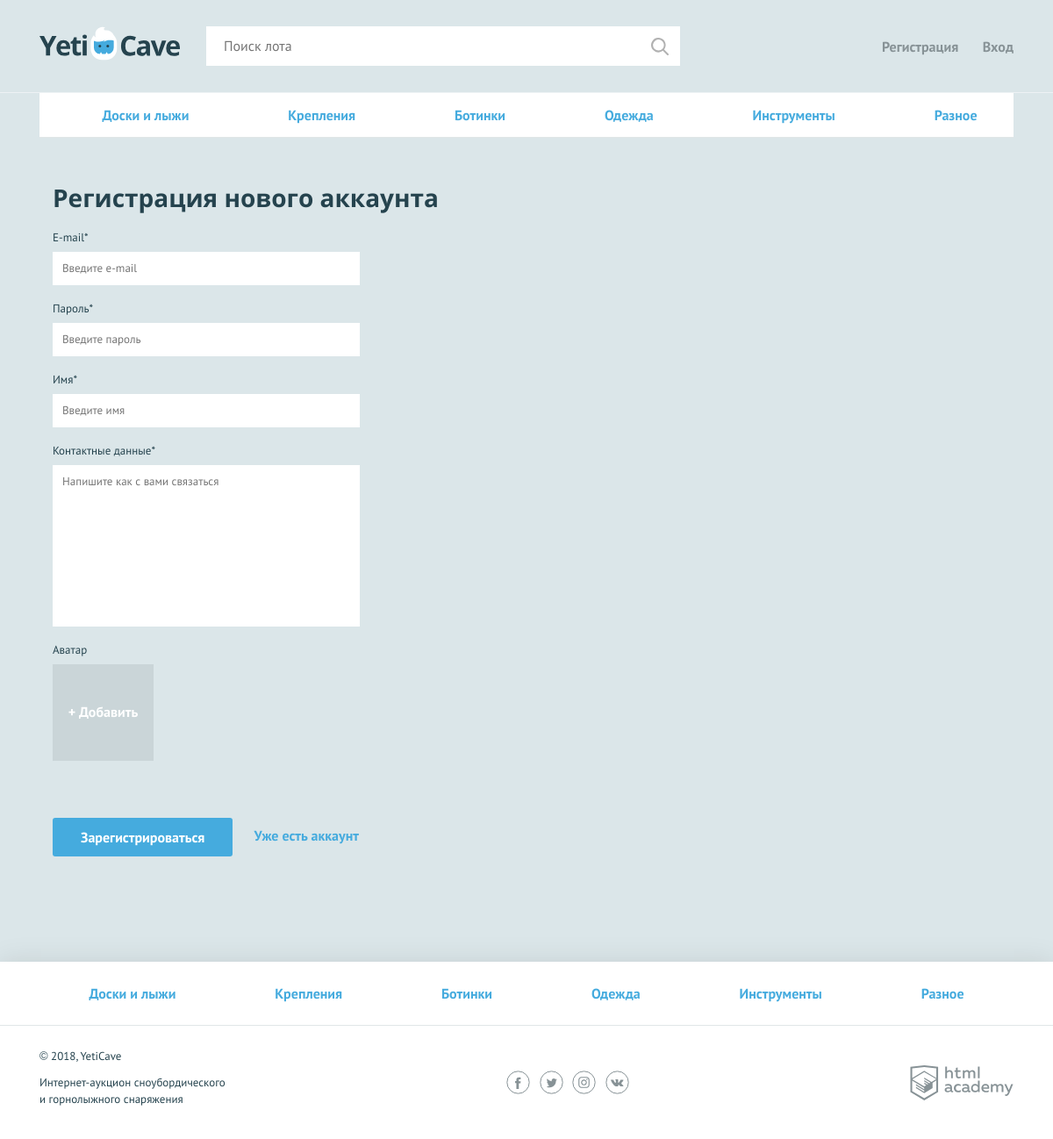
/sign-up.php, run on the app's committed database.
### tables this page shows
CREATE TABLE Categories (
  Id INT PRIMARY KEY AUTO_INCREMENT,
  Name VARCHAR(50)
);

### functions.php (called while the page is built, shortened)
<?php
    function renderTemplate($templateFile, $args){
        $content = '';
        $content = require($templateFile);
        $content = ob_get_clean();
        return $content;
    }
?>

### data-api.php (called while the page is built, shortened)
<?php
require_once './configdb.php';
try {
    $connection = mysqli_connect($mysql_host, $mysql_login, $mysql_password, $mysql_db);
} catch (Exception $e) {
    $mysqli_error = mysqli_connect_error();
}
function getCategories(){
    global $connection, $mysqli_error;
    try {
        $sql = 'SELECT Id as id, Name as name
                FROM Categories
                ORDER BY Id';
        $result = mysqli_query($connection, $sql);
        $categories = mysqli_fetch_all($result, MYSQLI_ASSOC);
        return $categories;
    } catch (Exception $e) {
        $mysqli_error = mysqli_error($connection);
    }
}

### templates/layout.php (the view, shortened to what this page needs)
<!DOCTYPE html>
<html lang="ru">
<head>
    <link href="css/normalize.min.css" rel="stylesheet">
    <link href="css/style.css" rel="stylesheet">
</head>
<body>
<header class="main-header">
    <div class="main-header__container container">
        <a class="main-header__logo" href="index.php">
            <img src="img/logo.svg" width="160" height="39" alt="Логотип компании YetiCave">
        </a>
        <form class="main-header__search" method="get" action="https://echo.htmlacademy.ru">
            <input type="search" name="search" placeholder="Поиск лота">
            <input class="main-header__search-btn" type="submit" name="find" value="Найти">
        </form>
        <nav class="user-menu">
        <?php if( $is_auth ): ?>
            <ul class="user-menu__list">
                <li class="user-menu__item">
                    <div class="user-menu__image">
                        <img src="<?= $user_avatar?>" width="40" height="40" alt="user">
                    </div>
                    <div class="user-menu__logged">
                        <p><?=$user_name?></p>
                    </div>
                </li>
                <li class="user-menu__item"><a href="logout.php">Выход</a></li>
            </ul>
        <?php else:?>
            <ul class="user-menu__list">
                <li class="user-menu__item"><a href="sign-up.php">Регистрация</a></li>
                <li class="user-menu__item"><a href="login.php">Вход</a></li>
            </ul>
        <?php endif;?>
        </nav>
    </div>
</header>
<main class="container">
   <?= $content ?>
</main>
<footer class="main-footer">
    <nav class="nav">
        <ul class="nav__list container">
            <?php foreach($categories as $key => $value){?>
                <li class="nav__item">
                    <a href="all-lots.html"><?=$value['name']?></a>
                </li>
            <?php } ?>
        </ul>
    </nav>
    <div class="main-footer__bottom container">
        <div class="main-footer__copyright">
            <p>© 2018, YetiCave</p>
            <p>Интернет-аукцион сноубордического и горнолыжного снаряжения</p>
        </div>
        <div class="main-footer__social social">
            <a class="social__link social__link--facebook" href="#">Facebook
            </a>
            <a class="social__link social__link--twitter" href="#">Twitter
            </a>
            <a class="social__link social__link--instagram" href="#">Instagram
            </a>
            <a class="social__link social__link--vkontakte" href="#">Вконтакте
            </a>
        </div>
        <div class="main-footer__developed-by">
            <a class="logo-academy" href="https://htmlacademy.ru/intensive/php">HTML Academy
            </a>
        </div>
    </div>
</footer>
</body>
</html>

### css/style.css (style rules this page uses)
body { min-width: 1140px; background-color: #dbe6e9; font-family: "PT Sans", sans-serif; font-weight: 400; font-size: 16px; line-height: 26px; color: #25434e; }
a { text-decoration: none; }
.container { width: 1110px; margin: 0 auto; padding: 0 15px; }
.main-header { padding: 30px 0 29px; border-bottom: 1px solid rgba(255, 255, 255, 0.5); }
.main-header__container { display: -webkit-flex; display: -ms-flexbox; display: flex; -webkit-justify-content: flex-start; -ms-flex-pack: start; justify-content: flex-start; }
.main-header__logo { display: block; margin-right: 30px; }
.main-header__search { position: relative; width: 540px; margin-right: 30px; }
.main-header__search input[type="search"] { width: 100%; padding: 8px 19px 9px 19px; border: 1px solid #ffffff; }
.main-header__search-btn { content: ""; position: absolute; top: 3px; right: 3px; width: 20px; height: 20px; padding: 20px; background: url("../img/search.svg") center no-repeat; opacity: 0.3; border: 0; font-size: 0; }
.user-menu__list { display: -webkit-flex; display: -ms-flexbox; display: flex; -webkit-justify-content: space-between; -ms-flex-pack: justify; justify-content: space-between; -webkit-flex-wrap: wrap; -ms-flex-wrap: wrap; flex-wrap: wrap; width: 150px; margin: 0; padding: 0; list-style: none; }
.user-menu__item { max-width: 200px; display: flex; }
.user-menu__item a { color: #879296; font-weight: 700; align-self: center; }
.user-menu { display: -webkit-flex; display: -ms-flexbox; display: flex; margin-left: auto; }
.main-footer { margin-top: 120px; background-color: #ffffff; box-shadow: 0 0 30px 0 rgba(0, 0, 0, 0.1); }
.main-footer__bottom { display: -webkit-flex; display: -ms-flexbox; display: flex; -webkit-justify-content: space-between; -ms-flex-pack: justify; justify-content: space-between; -webkit-align-items: center; -ms-flex-align: center; align-items: center; padding: 25px 0; }
.main-footer__copyright { max-width: 212px; }
.main-footer__copyright p { margin: 0; margin-bottom: 11px; font-size: 13px; line-height: 19px; }
.main-footer__social { width: 140px; }
.social { display: -webkit-flex; display: -ms-flexbox; display: flex; -webkit-justify-content: space-between; -ms-flex-pack: justify; justify-content: space-between; -webkit-flex-wrap: wrap; -ms-flex-wrap: wrap; flex-wrap: wrap; }
.social__link { width: 27px; height: 27px; font-size: 0; }
.logo-academy { display: block; width: 118px; height: 40px; font-size: 0; }
.nav { background-color: #ffffff; border-bottom: 1px solid #e1e6e7; }
.nav__list { display: -webkit-flex; display: -ms-flexbox; display: flex; -webkit-justify-content: space-around; -ms-flex-pack: justify; justify-content: space-around; -webkit-flex-wrap: wrap; -ms-flex-wrap: wrap; flex-wrap: wrap; list-style: none; }
.nav__item a { position: relative; display: block; padding: 12px 10px; font-weight: 700; color: #45abde; }
.nav__item a::before { content: ""; display: none; position: absolute; bottom: 0; width: calc(100% - 20px); height: 3px; background-color: #e2e5e6; }
.main-footer .nav__item a { padding: 23px 10px; }

### data on the page
categories: Name "Доски и лыжи"
categories: Name "Крепления"
categories: Name "Ботинки"
categories: Name "Одежда"
categories: Name "Инструменты"
categories: Name "Разное"
